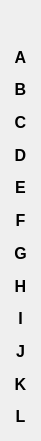
  <widget class="QWidget" name="verticalLayoutWidget">
   <property name="geometry">
    <rect>
     <x>730</x>
     <y>80</y>
     <width>41</width>
     <height>441</height>
    </rect>
   </property>
   <property name="font">
    <font>
     <pointsize>12</pointsize>
    </font>
   </property>
   <layout class="QVBoxLayout" name="verticalLayout">
    <item>
     <widget class="QLabel" name="label_9">
      <property name="text">
       <string/>
      </property>
      <property name="alignment">
       <set>Qt::AlignCenter</set>
      </property>
     </widget>
    </item>
    <item>
     <widget class="QLabel" name="label_8">
      <property name="font">
       <font>
        <pointsize>12</pointsize>
        <bold>true</bold>
       </font>
      </property>
      <property name="text">
       <string>A</string>
      </property>
      <property name="alignment">
       <set>Qt::AlignCenter</set>
      </property>
     </widget>
    </item>
    <item>
     <widget class="QLabel" name="label_10">
      <property name="font">
       <font>
        <pointsize>12</pointsize>
        <bold>true</bold>
       </font>
      </property>
      <property name="text">
       <string>B</string>
      </property>
      <property name="alignment">
       <set>Qt::AlignCenter</set>
      </property>
     </widget>
    </item>
    <item>
     <widget class="QLabel" name="label_11">
      <property name="font">
       <font>
        <pointsize>12</pointsize>
        <bold>true</bold>
       </font>
      </property>
      <property name="text">
       <string>C</string>
      </property>
      <property name="alignment">
       <set>Qt::AlignCenter</set>
      </property>
     </widget>
    </item>
    <item>
     <widget class="QLabel" name="label_12">
      <property name="font">
       <font>
        <pointsize>12</pointsize>
        <bold>true</bold>
       </font>
      </property>
      <property name="text">
       <string>D</string>
      </property>
      <property name="alignment">
       <set>Qt::AlignCenter</set>
      </property>
     </widget>
    </item>
    <item>
     <widget class="QLabel" name="label_64">
      <property name="font">
       <font>
        <pointsize>12</pointsize>
        <bold>true</bold>
       </font>
      </property>
      <property name="text">
       <string>E</string>
      </property>
      <property name="alignment">
       <set>Qt::AlignCenter</set>
      </property>
     </widget>
    </item>
    <item>
     <widget class="QLabel" name="label_65">
      <property name="font">
       <font>
        <pointsize>12</pointsize>
        <bold>true</bold>
       </font>
      </property>
      <property name="text">
       <string>F</string>
      </property>
      <property name="alignment">
       <set>Qt::AlignCenter</set>
      </property>
     </widget>
    </item>
    <item>
     <widget class="QLabel" name="label_row_g">
      <property name="font">
       <font>
        <pointsize>12</pointsize>
        <bold>true</bold>
       </font>
      </property>
      <property name="text">
       <string>G</string>
      </property>
      <property name="alignment">
       <set>Qt::AlignCenter</set>
      </property>
     </widget>
    </item>
    <item>
     <widget class="QLabel" name="label_row_h">
      <property name="font">
       <font>
        <pointsize>12</pointsize>
        <bold>true</bold>
       </font>
      </property>
      <property name="text">
       <string>H</string>
      </property>
      <property name="alignment">
       <set>Qt::AlignCenter</set>
      </property>
     </widget>
    </item>
    <item>
     <widget class="QLabel" name="label_row_i">
      <property name="font">
       <font>
        <pointsize>12</pointsize>
        <bold>true</bold>
       </font>
      </property>
      <property name="text">
       <string>I</string>
      </property>
      <property name="alignment">
       <set>Qt::AlignCenter</set>
      </property>
     </widget>
    </item>
    <item>
     <widget class="QLabel" name="label_row_j">
      <property name="font">
       <font>
        <pointsize>12</pointsize>
        <bold>true</bold>
       </font>
      </property>
      <property name="text">
       <string>J</string>
      </property>
      <property name="alignment">
       <set>Qt::AlignCenter</set>
      </property>
     </widget>
    </item>
    <item>
     <widget class="QLabel" name="label_row_k">
      <property name="font">
       <font>
        <pointsize>12</pointsize>
        <bold>true</bold>
       </font>
      </property>
      <property name="text">
       <string>K</string>
      </property>
      <property name="alignment">
       <set>Qt::AlignCenter</set>
      </property>
     </widget>
    </item>
    <item>
     <widget class="QLabel" name="label_row_l">
      <property name="font">
       <font>
        <pointsize>12</pointsize>
        <bold>true</bold>
       </font>
      </property>
      <property name="text">
       <string>L</string>
      </property>
      <property name="alignment">
       <set>Qt::AlignCenter</set>
      </property>
     </widget>
    </item>
   </layout>
  </widget>
